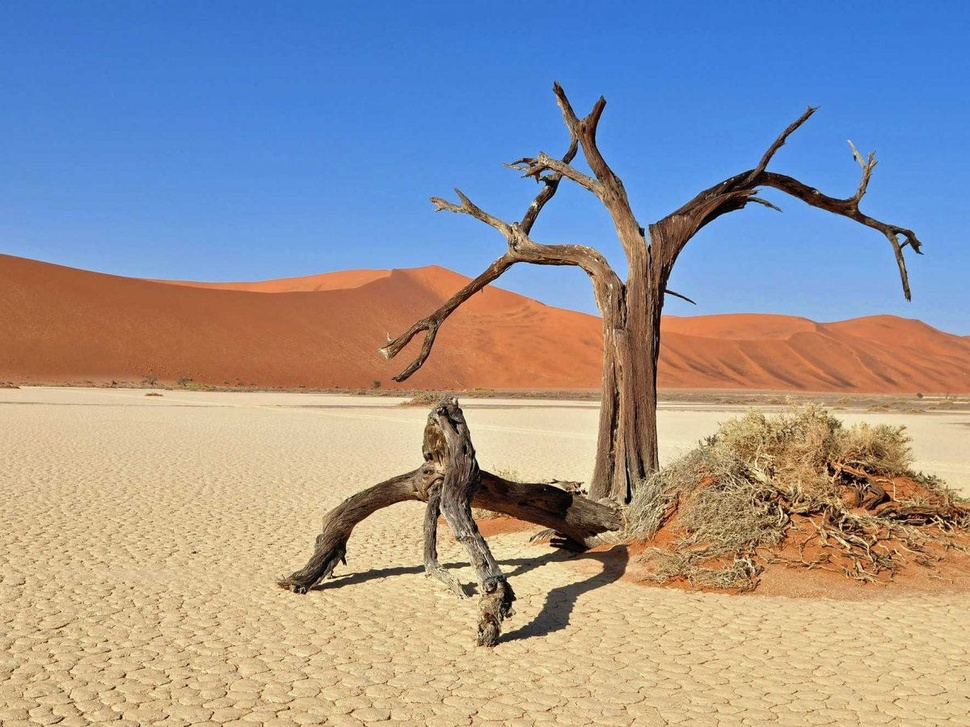
#> input picture 2021-05-07/deserto.jpg, 970 x 727 px, shrunk from 1200 x 899 before the run
$ python 'Cp9 - Canny.py'
#> lines starting #> are read from the running program, lines starting #| are printed output that depends on the picture; after the words box and inside, x2 and y2 are one past the last pixel; in counts of white or black regions, pixels touching at a corner belong together
import numpy as np
import cv2 as cv
from matplotlib import pyplot as plt


def CannyMetodo(fileName,size,blurKernel, cannyValue1,cannyValue2):
#> called with fileName = 'deserto.jpg', size = 2, blurKernel = 5, cannyValue1 = 70, cannyValue2 = 220
    img = cv.imread(fileName)[::size,::size]
    img = cv.cvtColor(img,cv.COLOR_BGR2GRAY) #Conversão de cor para a escala cinza
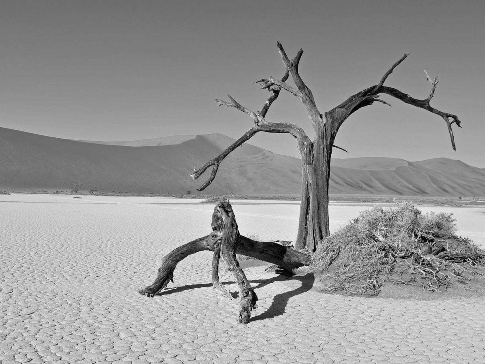
#> img: shape (364, 485); min 0, max 247, mean 151.2
    img = cv.GaussianBlur(img,(blurKernel,blurKernel),0) #Aplica O filtro Gaussiano
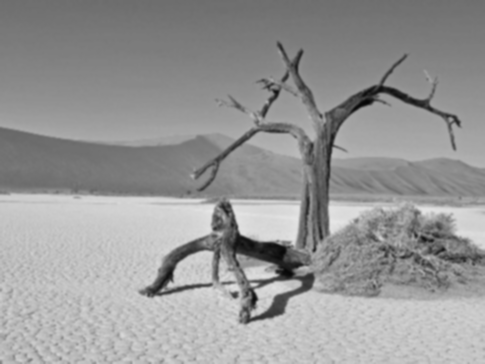
#> img: shape (364, 485); min 6, max 230, mean 151.2

    imgCanny  = cv.Canny(img, cannyValue1,cannyValue2)
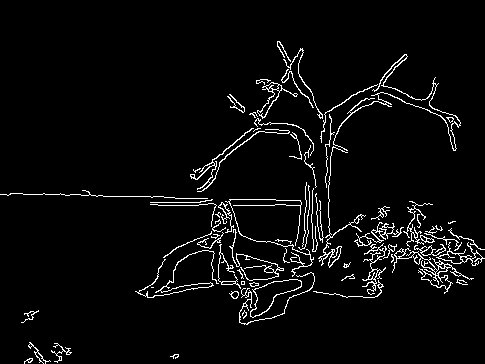
#> imgCanny: shape (364, 485); 4.2% white in thin lines or dots, all inside (x1, y1, x2, y2) = (0, 41, 485, 364)

    resultado = np.vstack([np.hstack([img,imgCanny])]) #Exibir imagem em uma unica janela, através de pilhas de numpy
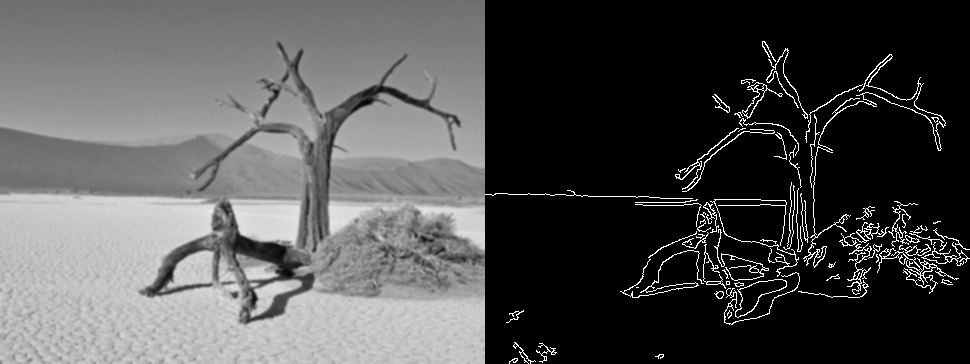
#> resultado: shape (364, 970); min 0, max 255, mean 80.9

    cv.imshow("Cannys",resultado)
    cv.waitKey(0)


CannyMetodo("deserto.jpg",2,5,70,220)
CannyMetodo("deserto.jpg",2,5,70,70) #Inclui chão e montanha além da arvore
#> call 2 of CannyMetodo, with fileName = 'deserto.jpg', size = 2, blurKernel = 5, cannyValue1 = 70, cannyValue2 = 70
#> in CannyMetodo (call 2), `imgCanny  = cv.Canny(img, cannyValue1,cannyValue2)`:
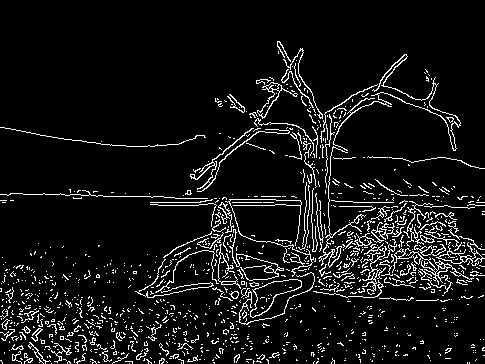
#> imgCanny: shape (364, 485); 7.7% white in thin lines or dots, all inside (x1, y1, x2, y2) = (0, 41, 485, 364)
#> in CannyMetodo (call 2), `resultado = np.vstack([np.hstack([img,imgCanny])])`:
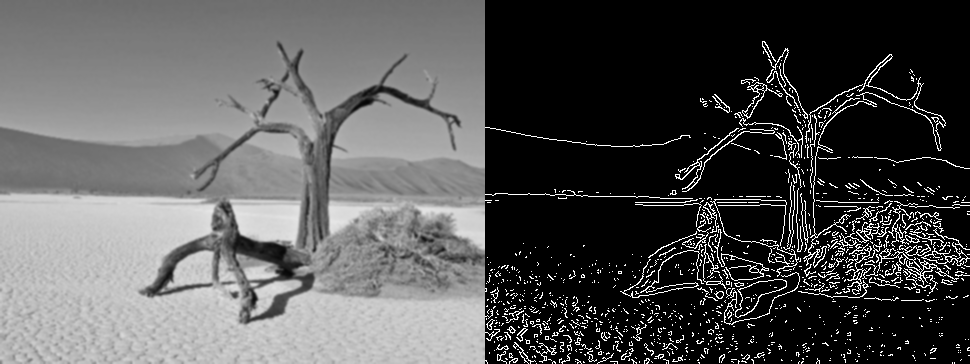
#> resultado: shape (364, 970); min 0, max 255, mean 85.4
CannyMetodo("deserto.jpg",2,5,300,40)
#> call 3 of CannyMetodo, with fileName = 'deserto.jpg', size = 2, blurKernel = 5, cannyValue1 = 300, cannyValue2 = 40
#> in CannyMetodo (call 3), `imgCanny  = cv.Canny(img, cannyValue1,cannyValue2)`:
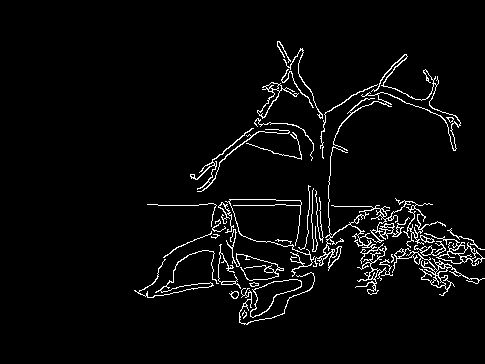
#> imgCanny: shape (364, 485); 3.9% white in thin lines or dots, all inside (x1, y1, x2, y2) = (134, 41, 485, 325)

#Aplicação do canny, canny é outro método de detecção de bordas ou contornos, passado como parâmetro a imagem com gaussianBlur
#O canny utiliza-se de dois parâmetros para definir as bordas da imagem, para isso é passado dois valores de thresholding para o método
#A respeito do calculo do calculo dos gradientes e como funciona a detecção das bordas, com gráficos :  https://docs.opencv.org/3.4/da/d22/tutorial_py_canny.html

#Canny é o método inteligente de se detectar bordas de uma imagem, faz o uso de aproximações do vetor gradiente, chamado de "supressão não-máxima" ou seja
#reduz as bordas o máximo possível com ruídos, por isso se faz necessário o uso de Gaussian Blur, o lado ruim da aplicação do Canny é a omissão de bordas com
#valores não precisos.

#A escolha dos valores do Canny para a detecção é considerado complexo, não podem ser valores distântes um de outro, e há uma convesão de T2 > T1 para uma melhor
#otimização dos valores

#A escolha é com base em estimativas em relação a ruídos.

$ run again, with 2021-05-07/brigadeiros.jpg copied over 2021-05-07/deserto.jpg
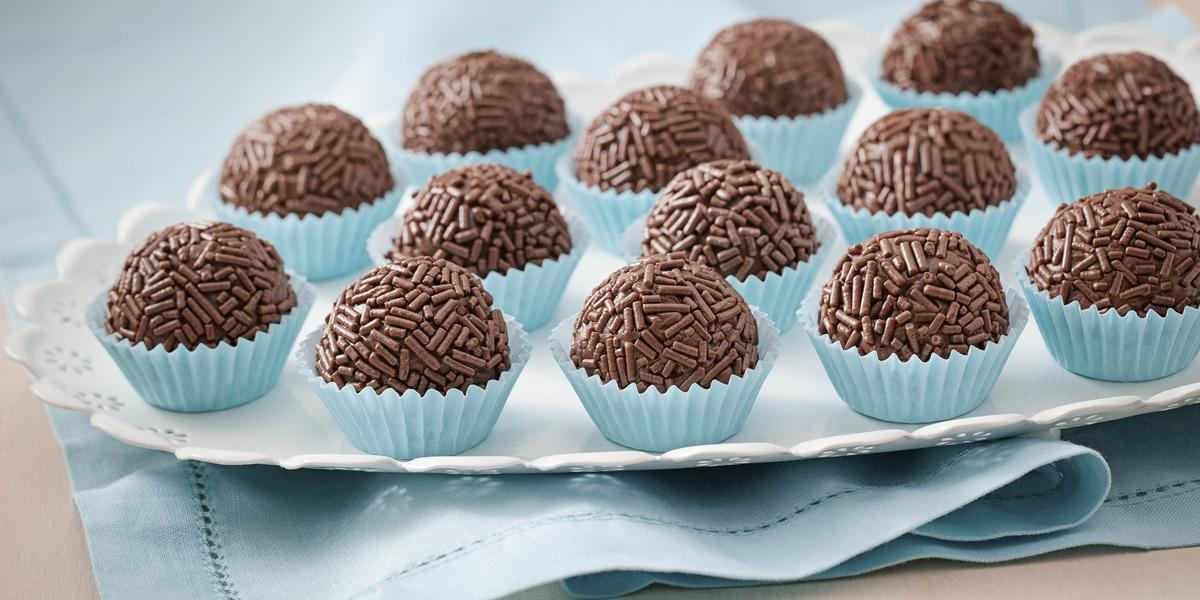
#> input picture 2021-05-07/brigadeiros.jpg, 1200 x 600 px
#> in CannyMetodo, `imgCanny  = cv.Canny(img, cannyValue1,cannyValue2)`:
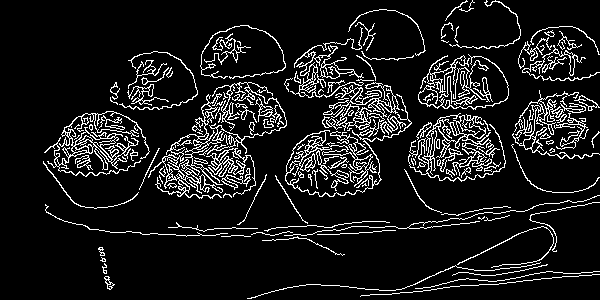
#> imgCanny: shape (300, 600); 10.3% white in thin lines or dots
#> imgCanny: shape (300, 600); 13.5% white in thin lines or dots
#> imgCanny: shape (300, 600); 9.6% white in thin lines or dots
#> in CannyMetodo (call 3), `resultado = np.vstack([np.hstack([img,imgCanny])])`:
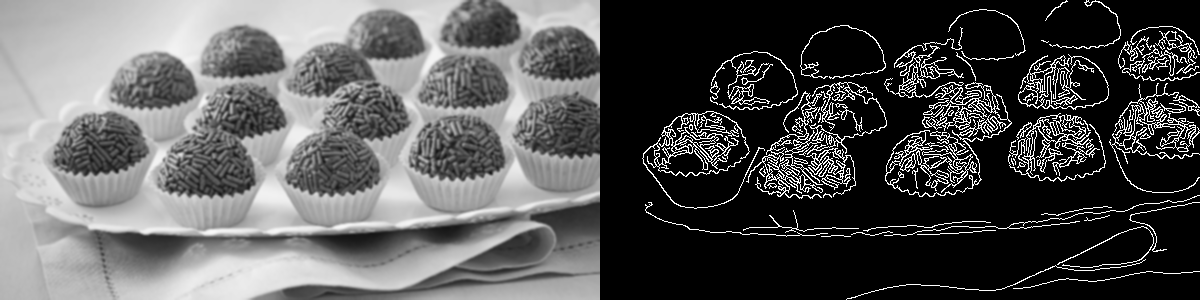
#> resultado: shape (300, 1200); min 0, max 255, mean 87.6
